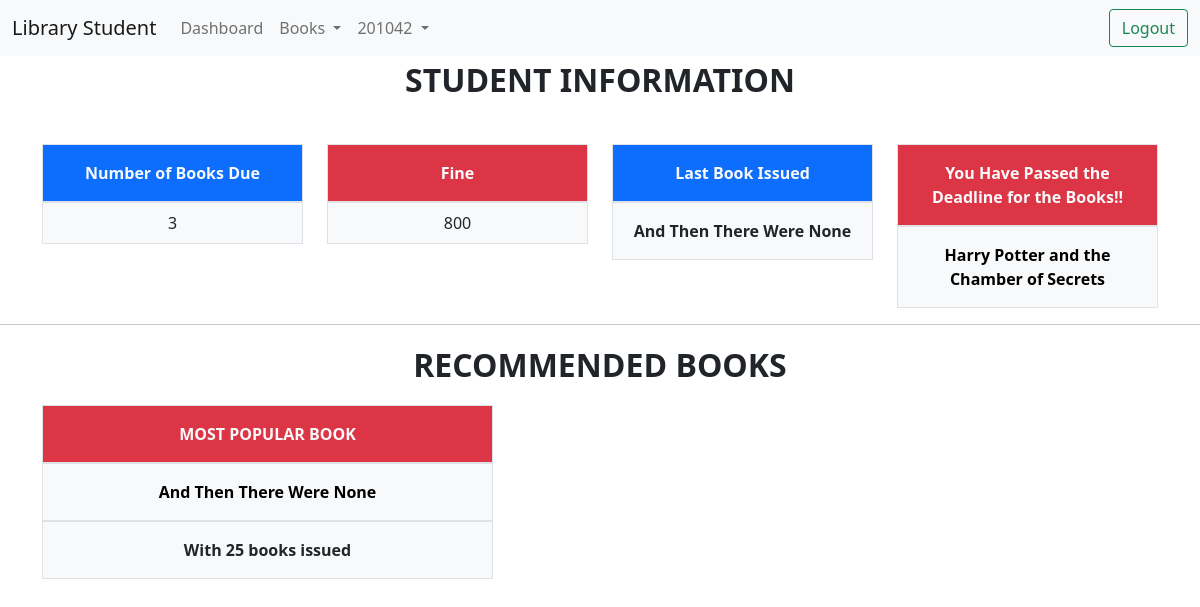
The app's page / (signed in) with its own data.
### library/models.py (models this page shows, shortened)
class Student(models.Model):
    user = models.OneToOneField(User, on_delete=models.CASCADE)
    roll_no = models.CharField(max_length=10)
    name = models.CharField(max_length=20)
    branch = models.CharField(max_length=3)
    DEPT = ( ('1', 'CSE'), ('2', 'ECE'), ('3','EEE'),('4','ME'))
    department = models.CharField(max_length=1, choices=DEPT, blank=True, default='1')
    BAT = (('1','2017'),('2','2018'),('3','2019'),('4','2020'))
    batch = models.CharField(max_length=1, choices=BAT, blank=True, default='4')
    SEM = (('1','1'),('2','2'),('3','3'),('4','4'),('5','5'),('6','6'),('7','7'),('8','8'))
    semester = models.CharField(max_length=1, choices=SEM, blank=True, default='1')
    fine = models.IntegerField(default=0)
    email=models.EmailField()
    class Meta:
        ordering = ['roll_no']
    def num_books(self):
        return IssueBook.objects.filter(student=self, is_returned=False).count()

class IssueBook(models.Model):
    student = models.ForeignKey('Student', on_delete=models.CASCADE)
    borrowed_book = models.ForeignKey('BookIndividual', on_delete = models.SET_NULL , null=True, blank=True)
    issue_date = models.DateTimeField(null=True,blank=True)
    expected_return_date = models.DateTimeField(null=True,blank=True)
    is_returned = models.BooleanField(default=False)

class BookIndividual(models.Model):
    id = models.UUIDField(primary_key=True, default=uuid.uuid4)
    book = models.ForeignKey('Book', on_delete=models.CASCADE, null=True)
    edition = models.IntegerField(default=0)
    LOAN_STATUS = ( ('o', 'Not Available'), ('a', 'Available'))
    status = models.CharField( max_length=1, choices=LOAN_STATUS, blank=True, default='a', help_text='')
    class Meta:
        ordering = ['-edition']

class Book(models.Model):
    title = models.CharField(max_length=200)
    author = models.ForeignKey('Author', on_delete=models.SET_NULL, null=True)
    summary = models.TextField(max_length=1000)
    isbn = models.CharField('ISBN', max_length=13, unique=True)
    genre = models.ManyToManyField(Genre)
    language = models.ForeignKey('Language', on_delete=models.SET_NULL, null=True)
    class Meta:
        ordering = ['title', 'author']

### library/views.py (the view, shortened to what this page needs)
# urls.py: path('', View_Dashboard, name='dashboard'),
def View_Dashboard(request):
	if request.user.is_staff:
		return redirect('/staff')
	if request.user.is_authenticated:
		flag1=flag2=flag3=False
		student=Student.objects.get(user=request.user)
		c_i=IssueBook.objects.all().count()
		if c_i:
			result = IssueBook.objects.values('borrowed_book__book__title').annotate(count=Count('borrowed_book'))
			r=result.order_by('-count').first()
			name=r['borrowed_book__book__title']
			number_of_time_issued = r['count']
			book = Book.objects.get(title=name)
		c=IssueBook.objects.filter(student=student, is_returned=False).count()
		if c:
			i1=IssueBook.objects.filter(student=student, is_returned=False).first()
			i2=IssueBook.objects.filter(student=student).last()
			time1 = i1.expected_return_date
			time=timezone.now()
			time1-=time
			if time1.total_seconds()<0:
				flag3=True
	return render(request, "Dashboard.html", locals())

### library/templates/Dashboard.html (shortened to what this page needs)
<!doctype html>
<html lang="en">
  <head>
    <link href="https://cdn.jsdelivr.net/npm/bootstrap@5.0.0-beta3/dist/css/bootstrap.min.css" rel="stylesheet">
  </head>
  <body>
  	<nav class="navbar nav-pills navbar-expand-lg navbar-light bg-light">
	  <div class="container-fluid">
	    <a class="navbar-brand" href="#">
	    	{% if user.is_authenticated %} Library Student
	    	{% else %} Library
	    	{% endif %}
		</a>
	    <div class="collapse navbar-collapse" id="navbarSupportedContent">
	      <ul class="navbar-nav me-auto mb-2 mb-lg-0">
	        <li class="nav-item">
	          <a class="nav-link" aria-current="page" href="/">Dashboard</a>
	        </li>
	        <li class="nav-item dropdown active">
	          <a class="nav-link dropdown-toggle" href="#" id="navbarDropdown" role="button" data-bs-toggle="dropdown" aria-expanded="false">
	            Books
	          </a>
	        </li>
	        {% if user.is_authenticated %}
	        <li class="nav-item dropdown">
	          <a class="nav-link dropdown-toggle" href="#" id="navbarDropdown" role="button" data-bs-toggle="dropdown" aria-expanded="false">
	            {{ user.username }}
	          </a>
	        </li>
	        {% endif %}
	      </ul>
	      {% if user.is_authenticated %}
	      <form action="{% url 'logout' %}" class="d-flex">
	        <button class="btn btn-outline-success" type="submit">Logout</button>
	      </form>
	      {% else %}
	      <form action="{% url 'login' %}" class="d-flex">
	        <button class="btn btn-outline-primary" type="submit">Login</button>
	      </form>
	      {% endif %}
	    </div>
	  </div>
	</nav>
	{% if user.is_authenticated %}
	<p class="fs-2 text-uppercase fw-bolder text-center">Student Information</p>
	<br>
	<div class="container float-right">
	  <div class="row text-center">
			<div class="col-3">
			    <div class="p-3 border bg-primary text-light fw-bold">Number of Books Due</div>
			    <div class="p-2 border bg-light">{{student.num_books}}</div>
			</div>
			<div class="col-3">
			    <div class="p-3 border bg-danger text-light fw-bold">Fine</div>
			    <div class="p-2 border bg-light">{{student.fine}}</div>
			</div>
			{% if c %}
			<div class="col-3">
			    <div class="p-3 border bg-primary text-light fw-bold">Last Book Issued</div>
			    <div class="p-3 border bg-light fw-bold">{{i2.borrowed_book.book.title}}</div>
			</div>
			<div class="col-3 bg text-center">
			{% if flag3 %}
			<div class="p-3 border bg-danger text-light fw-bold">You Have Passed the Deadline for the Books!!</div>
			{% endif %}
			    <div class="p-3 border bg-light fw-bold"><a href="{% url 'all_issued' %}"> {{i1.borrowed_book.book.title}}</a></div>
			</div>
			{% endif %}
		</div>
	</div>
	<hr>
	<p class="fs-2 text-uppercase fw-bolder text-center">Recommended Books</p>
	<div class="container">
	  <div class="row text-center">
			<div class="col-5 bg text-center">
			    <div class="p-3 border bg-danger text-light fw-bold">MOST POPULAR BOOK</div>
			    <div class="p-3 border bg-light fw-bold"><a href="{% url 'book' pk=book.id%}">{{book.title}}</a></div>
			    <div class="p-3 border bg-light fw-bold">With {{number_of_time_issued}} books issued</div>
			</div>
		</div>
	</div>
	{% endif %}
  </body>
</html>

### library/templates/Dashboard.html (style rules this page uses)
a { color: black; text-decoration: none; }

### records on screen
Student: num_books "3", fine "800"
IssueBook: borrowed_book.book "And Then There Were None"
IssueBook: borrowed_book.book "Harry Potter and the Chamber of Secrets"
Book: title "And Then There Were None"

### other values on screen
{{ user.username }} "201042"
{{ number_of_time_issued }} "25"
